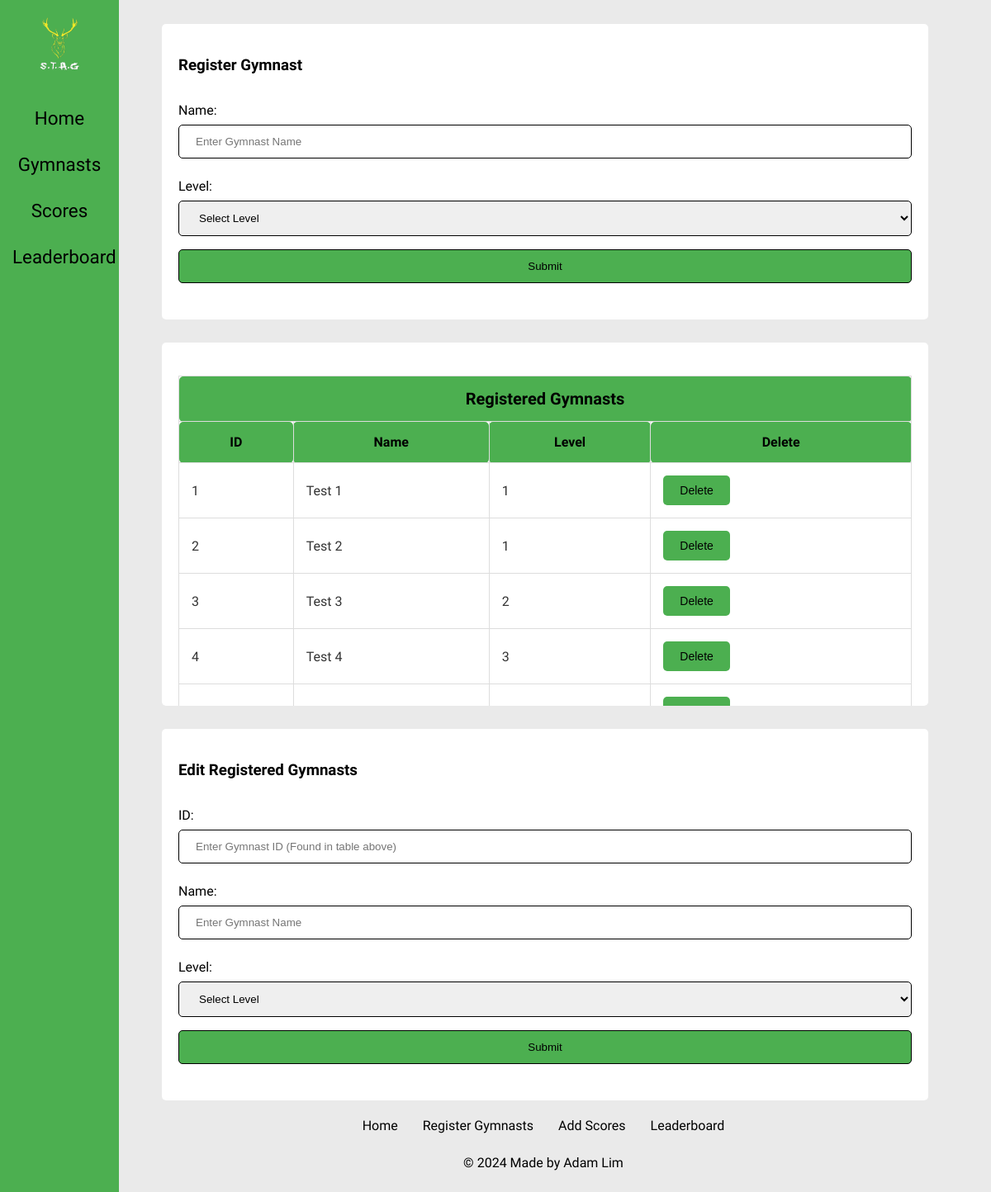
The app's page /addgymnast, older data.
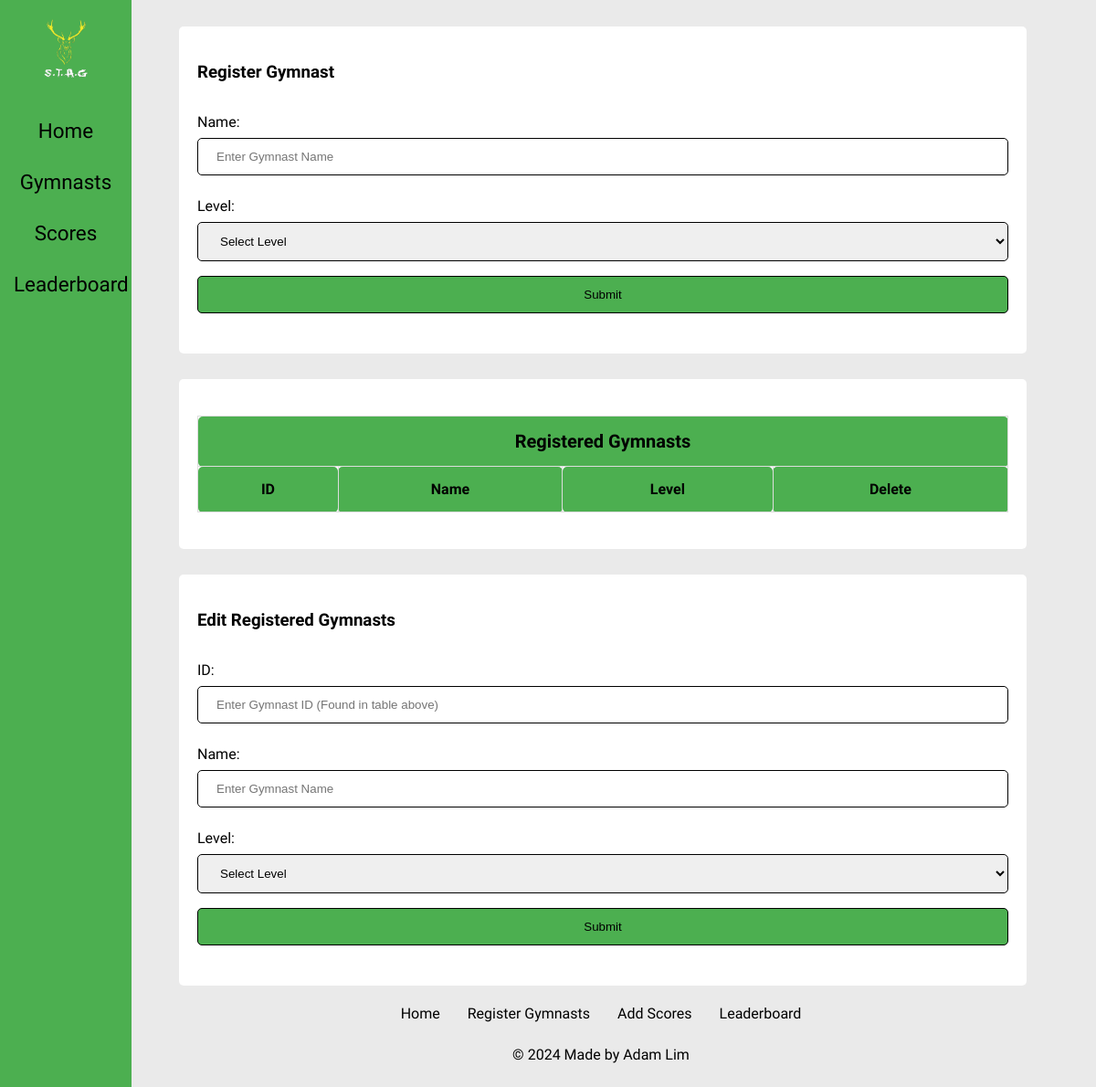
The same page, newer data.
### tables this page shows
CREATE TABLE gymnast (gymnast_id INTEGER PRIMARY KEY, gymnast_name TEXT, level INTEGER);

### routes.py (the view, shortened to what this page needs)
@app.route("/addgymnast")
def gymnast():
    if request.args:
        name = request.args.get("registorname")
        level = request.args.get("registorlevel")
        if name and level:
            result = db_query("INSERT INTO gymnast (gymnast_name, level) "
                              "VALUES (?, ?)", (name, level), commit=True)
    delete_id = request.args.get("deleteid")
    if delete_id:
        delete_gymnast(delete_id, delete_gymnast=True)
    name = None
    level = None
    error_message = None
    all_gymnasts = db_query("SELECT * FROM gymnast", single=False)
    return render_template("gymnast.html", result=all_gymnasts,
                           error_message=error_message,)

### routes.py (called while the page is built)
def db_query(query_string, params=(), single=True, commit=False):
    with sqlite3.connect("database.db", timeout=5) as conn:
        cur = conn.cursor()
        cur.execute(query_string, params)
        if single:
            result = cur.fetchone()
        else:
            result = cur.fetchall()
        if commit:
            conn.commit()
        return result

### templates/gymnast.html (shortened to what this page needs)
{% extends 'layout.html' %}
{% block content %}
<div class="content">
    <div class="forms">
        <h3>Register Gymnast</h3>
        <form id="registor">
            <p> Name: <input type="text" name="registorname" placeholder="Enter Gymnast Name" minlength="1"
                    maxlength="50" pattern=".*\S.*" title="This field cannot be just whitespace" required></p>
            <p> Level: <select name="registorlevel" required></p>
            <option value="" disabled selected hidden>Select Level</option>
            <input type="submit" />
        </form>
    </div>
    <div class="tables">
        <table>
            <tr>
                <th id="tableheader" colspan="4">Registered Gymnasts</th>
            </tr>
            <tr>
                <th>ID</th>
                <th>Name</th>
                <th>Level</th>
                <th>Delete</th>
            </tr>
            {% for row in result %}
            <tr>
                {% for i in row %}
                <td>{{ i }}</td>
                {% endfor %}
                <td>
                    <form action="/addgymnast">
                        <button class="deletebutton" type="submit"
                            onclick="return confirm('Are you sure you want to delete this gymnast?')">Delete</button>
                    </form>
                </td>
            </tr>
            {% endfor %}
        </table>
    </div>
    <div class="forms">
        <h3>Edit Registered Gymnasts</h3>
        <form id="editgymnast">
            <p> ID: <input type="number" name="id" placeholder="Enter Gymnast ID (Found in table above)" max="100000"
                    required></p>
            <p> Name: <input type="text" name="newname" placeholder="Enter Gymnast Name" maxlength="50" pattern=".*\S.*"
                    title="This field cannot be just whitespace" required></p>
            <p> Level: <select name="newlevel" required></p>
            <option value="" disabled hidden selected>Select Level</option>
            <input type="submit">
        </form>
    </div>
</div>
{% endblock %}

Row changes from the older to the newer data that the page shows:
removed gymnast: row "1" "1", gymnast_name "Test 1"
removed gymnast: row "2" "1", gymnast_name "Test 2"
removed gymnast: row "3" "2", gymnast_name "Test 3"
removed gymnast: row "4" "3", gymnast_name "Test 4"
